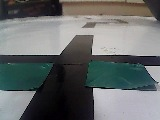
#> input picture rpi/desktop/img/double_green.jpg, 160 x 120 px, given in place of the camera
$ python greensquares_to_experiments.py
#> lines starting #> are read from the running program, lines starting #| are printed output that depends on the picture; after the words box and inside, x2 and y2 are one past the last pixel; in counts of white or black regions, pixels touching at a corner belong together
### rpi/desktop/camthreader.py
from threading import Thread
import cv2

class WebcamVideoStream:
    def __init__(self, src = 0, width = 160, height = 120):
        # initialize the video camera stream and read the first frame
        # from the stream

#> called with src = 0, width = 160, height = 120
        self.stream = cv2.VideoCapture(src)
        self.stream.set(cv2.CAP_PROP_FRAME_WIDTH, width)
        self.stream.set(cv2.CAP_PROP_FRAME_HEIGHT, height)
        # print(self.stream.get(cv2.CAP_PROP_FRAME_WIDTH), self.stream.get(cv2.CAP_PROP_FRAME_HEIGHT))

        (self.grabbed, self.frame) = self.stream.read()
#> self.frame is the input picture: shape (120, 160, 3); mean B, G, R 106.8, 107.2, 103.4
        # initialize the variable used to indicate if the thread should
        # be stopped
        self.stopped = False

    def start(self):
        # start the thread to read frames from the video stream
        Thread(target=self.update, args=()).start()
        return self

    def update(self):
        # keep looping infinitely until the thread is stopped
        while True:
            # if the thread indicator variable is set, stop the thread
            if self.stopped:
                return
            # otherwise, read the next frame from the stream
            (self.grabbed, self.frame) = self.stream.read()

    def read(self):
        # return the frame most recently read
        return self.frame

    def get_dim(self):  # width, height
        return (self.stream.get(cv2.CAP_PROP_FRAME_WIDTH), self.stream.get(cv2.CAP_PROP_FRAME_HEIGHT))

    def stop(self):
        # indicate that the thread should be stopped
        self.stopped = True

### rpi/desktop/greensquares_to_experiments.py
import cv2
from camthreader import *
import numpy as np
import math
import serial

debugOriginal = False
debugBlack = False
debugHori = False
debugGreen = False
debugBlue = False
record = False

vs = WebcamVideoStream(src=0).start()
ser = serial.Serial('/dev/serial0', 57600)

noise_blob_threshold = 16
blue_pickup_threshold = 50

lower_black = np.array([0, 0, 0])  # BGR
upper_black = np.array([95, 95, 95])
lower_green = np.array([45, 64, 64])  # HSV
upper_green = np.array([75, 255, 255])
lower_blue = np.array([0, 40, 40])  # HSV
upper_blue = np.array([10, 255, 255])

test_frame = vs.read()
width, height = test_frame.shape[1], test_frame.shape[0]
#> width = 160; height = 120
print(width, height)
#| 160 120

cam_x = width / 2 - 1   # 79 ~ middle coloumn
#> cam_x = 79
cam_y = height - 1      # 119 ~ bottom row
#> cam_y = 119

# GET X AND Y ARRAYS
# scaled by frame dimensions, use this for filtering pixels
x_com = np.zeros(shape=(height, width))
y_com = np.zeros(shape=(height, width))
for i in range(height):
    for j in range(width):
        x_com[i][j] = (j - cam_x) / (width / 2)   # [-1, 1]
        y_com[i][j] = (cam_y - i) / height        # [0, 1]
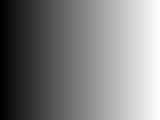
#> x_com: shape (120, 160) float64; min -0.988, max 1, mean 0.00625; drawn with min black and max white
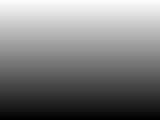
#> y_com: shape (120, 160) float64; min 0, max 0.992, mean 0.496

while True:
    frame = vs.read()
    # frame = cv2.flip(frame, -1)     # comment out if testing on robot
    frame[:30, :, :] = 255          # ignore top 1/8 of frame
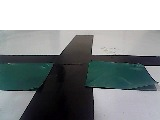
#> frame: shape (120, 160, 3); mean B, G, R 144.8, 143.7, 138.3
    kernel = np.ones((3, 3), np.uint8)

    hsv_frame = cv2.cvtColor(frame, cv2.COLOR_RGB2HSV)
#> hsv_frame: shape (120, 160, 3); mean H, S, V 56.3, 39, 146.4

    # FILTER BLUE PIXELS
    blue_mask = cv2.inRange(hsv_frame, lower_blue, upper_blue)
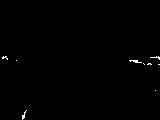
#> blue_mask: shape (120, 160); 0.42% white in thin lines or dots, all inside (x1, y1, x2, y2) = (2, 56, 160, 120)
    # blue_mask = cv2.dilate(blue_mask, kernel, iterations=1)
    # blue_mask = cv2.erode(blue_mask, kernel, iterations=1)
    x_blue = cv2.bitwise_and(x_com, x_com, mask=blue_mask)
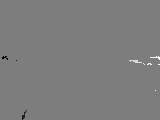
#> x_blue: shape (120, 160) float64; min -0.963, max 1, mean 0.000831; drawn with min black and max white
    y_blue = cv2.bitwise_and(y_com, y_com, mask=blue_mask)
    blue_contours, hierarchy = cv2.findContours(
        blue_mask, cv2.RETR_EXTERNAL, cv2.CHAIN_APPROX_SIMPLE)
#> blue_contours = 9 contours, all with area under 20
    green_contours_middle = [
#> (the run stopped early here; a loop or call above may not have finished)

$ run again, on rpi/desktop/img/left_green_2.png
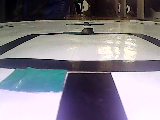
#> input picture rpi/desktop/img/left_green_2.png, 160 x 120 px, given in place of the camera
#> in __init__, self.frame is the input picture: shape (120, 160, 3); mean B, G, R 136.1, 128.1, 131.2
#| 160 120
#> hsv_frame: shape (120, 160, 3); mean H, S, V 92.2, 39.8, 189.7
#> `blue_mask = cv2.inRange(hsv_frame, lower_blue, upper_blue)`:
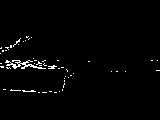
#> blue_mask: shape (120, 160); 1.7% white in thin lines or dots, all inside (x1, y1, x2, y2) = (0, 36, 160, 93)
#> `x_blue = cv2.bitwise_and(x_com, x_com, mask=blue_mask)`:
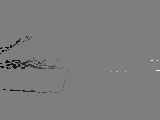
#> x_blue: shape (120, 160) float64; min -0.988, max 1, mean -0.0102; drawn with min black and max white
#> blue_contours = 52 contours, 51 with area under 20; largest, box (x1, y1, x2, y2) and area: (5, 60, 46, 69) 66
